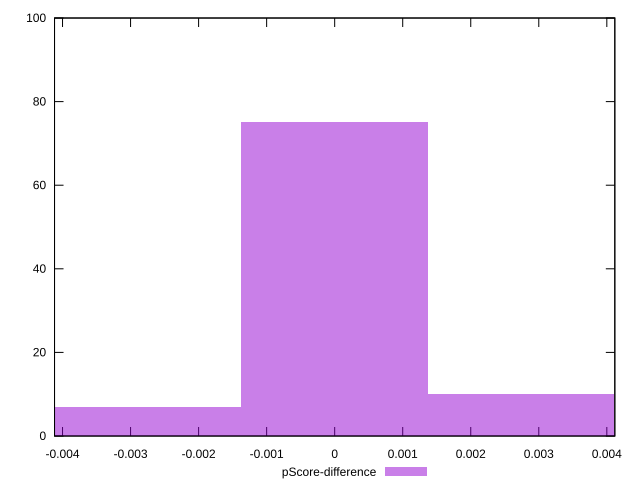

Write gnuplot code to recreate this figure.
reset

$pScoreDifference <<EOF
0 75
-0.002741151635560914 7
-0.005482303271121828 7
0.002741151635560914 10
0.005482303271121828 1
EOF

set key outside below
set boxwidth 0.002741151635560914
set xrange [-0.004117647058823559:0.004117647058823504]
set yrange [0:100]
set trange [0:100]
set style fill transparent solid 0.5 noborder
set terminal svg size 640, 490 enhanced background rgb 'white'
set output "report_00009_2021-02-08T22-37-41.559Z/uses-text-compression/samples/pages/pScore-difference/histogram.svg"

plot $pScoreDifference title "pScore-difference" with boxes

reset
